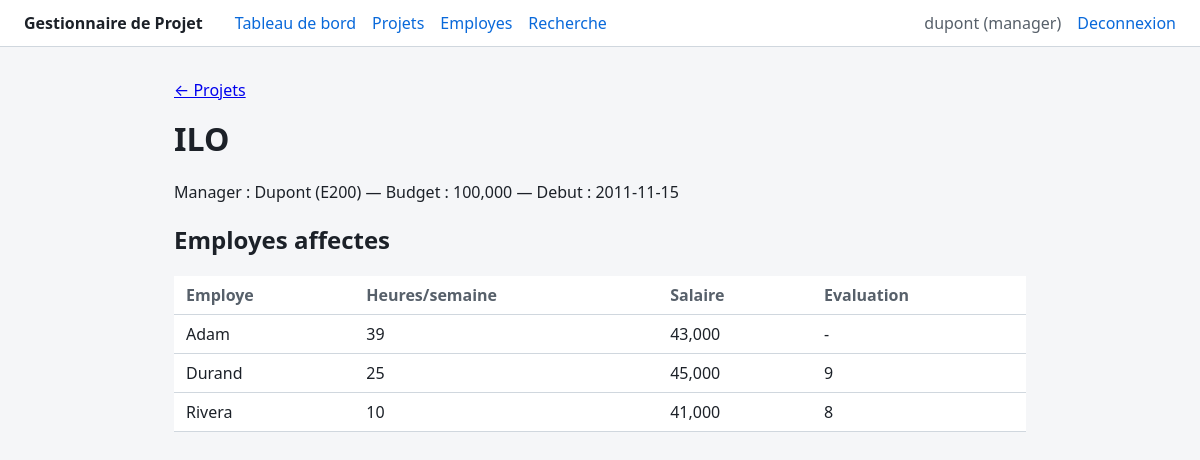
The app's page /projects/ILO (signed in) with its own data.
### tables this page shows
CREATE TABLE Utilisateur (
    idUtilisateur  INTEGER PRIMARY KEY AUTOINCREMENT,
    username       TEXT NOT NULL UNIQUE,
    motDePasseHash TEXT NOT NULL,
    idEmp          TEXT NOT NULL REFERENCES Employe(idEmp)
);

CREATE TABLE Projet (
    nomProj   TEXT PRIMARY KEY,
    mgrProj   TEXT NOT NULL REFERENCES Employe(idEmp),
    budget    INTEGER NOT NULL,
    dateDebut TEXT NOT NULL
);

CREATE TABLE Employe (
    idEmp   TEXT PRIMARY KEY,
    nomEmp  TEXT NOT NULL,
    salEmp  INTEGER NOT NULL,
    deptEmp TEXT NOT NULL REFERENCES Departement(deptEmp)
);

CREATE TABLE PerformanceEmp (
    nomProj TEXT NOT NULL REFERENCES Projet(nomProj),
    idEmp   TEXT NOT NULL REFERENCES Employe(idEmp),
    heures  INTEGER NOT NULL,
    evalEmp INTEGER,
    PRIMARY KEY (nomProj, idEmp)
);

### app.py (the view)
    @app.route("/projects/<nom_proj>")
    @login_required
    def project_detail(nom_proj):
        conn = db.get_db()
        projet = conn.execute(
            """
            SELECT p.nomProj, p.budget, p.dateDebut, m.nomEmp AS mgrNom, m.idEmp AS mgrId
            FROM Projet p JOIN Employe m ON m.idEmp = p.mgrProj
            WHERE p.nomProj = ?
            """,
            (nom_proj,),
        ).fetchone()
        if projet is None:
            abort(404)
        assignments = conn.execute(
            """
            SELECT e.idEmp, e.nomEmp, e.salEmp, p.heures, p.evalEmp
            FROM PerformanceEmp p
            JOIN Employe e ON e.idEmp = p.idEmp
            WHERE p.nomProj = ?
            ORDER BY e.nomEmp
            """,
            (nom_proj,),
        ).fetchall()
        return render_template(
            "project_detail.html",
            projet=projet,
            assignments=assignments,
            can_see_all=g.user["role"] == "manager",
            current_id_emp=g.user["idEmp"],
        )

### app.py (called while the page is built)
def create_app():
    app = Flask(__name__, instance_relative_config=True)
    app.config.from_mapping(
        SECRET_KEY=os.environ.get("FLASK_SECRET_KEY", "dev-secret-change-me"),
        DATABASE=str(BASE_DIR / "instance" / "gestion_projet.db"),
        ENABLE_VULN_DEMO=os.environ.get("ENABLE_VULN_DEMO") == "1",
    )
    Path(app.instance_path).mkdir(exist_ok=True)
    db.init_app(app)
    @app.before_request
    def load_logged_in_user():
        g.user = charger_utilisateur(session.get("user_id"))
    @app.context_processor
    def inject_vuln_flag():
        return {"vuln_demo_enabled": app.config["ENABLE_VULN_DEMO"]}
    register_routes(app)
    if app.config["ENABLE_VULN_DEMO"]:
        from demo_vulnerable import bp as vuln_bp
        app.register_blueprint(vuln_bp)
    return app

def role_de(conn, id_emp):
    row = conn.execute(
        """
        SELECT EXISTS(SELECT 1 FROM Projet      WHERE mgrProj = :id)
            OR EXISTS(SELECT 1 FROM Departement WHERE mgrEmp  = :id) AS est_manager
        """,
        {"id": id_emp},
    ).fetchone()
    return "manager" if row["est_manager"] else "employe"

def charger_utilisateur(user_id):
    if user_id is None:
        return None
    conn = db.get_db()
    row = conn.execute(
        """
        SELECT u.idUtilisateur, u.username, u.idEmp, e.nomEmp
        FROM Utilisateur u JOIN Employe e ON e.idEmp = u.idEmp
        WHERE u.idUtilisateur = ?
        """,
        (user_id,),
    ).fetchone()
    if row is None:
        session.clear()
        return None
    return {
        "id": row["idUtilisateur"],
        "username": row["username"],
        "idEmp": row["idEmp"],
        "nomEmp": row["nomEmp"],
        "role": role_de(conn, row["idEmp"]),
    }

def login_required(view):
    @wraps(view)
    def wrapped(*args, **kwargs):
        if g.user is None:
            return redirect(url_for("login"))
        return view(*args, **kwargs)
    return wrapped

### db.py (called while the page is built)
def get_db():
    if "db" not in g:
        g.db = sqlite3.connect(current_app.config["DATABASE"])
        g.db.row_factory = sqlite3.Row
        g.db.execute("PRAGMA foreign_keys = ON")
    return g.db

### templates/project_detail.html (shortened to what this page needs)
{% extends "base.html" %}
{% block content %}
  <p><a href="{{ url_for('projects') }}">&larr; Projets</a></p>
  <h1>{{ projet.nomProj }}</h1>
  <p>Manager : {{ projet.mgrNom }} ({{ projet.mgrId }}) — Budget : {{ "{:,}".format(projet.budget) }} — Debut : {{ projet.dateDebut }}</p>
  <h2>Employes affectes</h2>
  <table>
    <thead>
      <tr>
        <th>Employe</th><th>Heures/semaine</th>
        {% if can_see_all %}<th>Salaire</th>{% endif %}
        <th>Evaluation</th>
      </tr>
    </thead>
    <tbody>
      {% for a in assignments %}
        <tr>
          <td>{{ a.nomEmp }}</td>
          <td>{{ a.heures }}</td>
          {% if can_see_all %}
            <td>{{ "{:,}".format(a.salEmp) }}</td>
          {% endif %}
          <td>
            {% if can_see_all or a.idEmp == current_id_emp %}
              {{ a.evalEmp if a.evalEmp is not none else "-" }}
            {% else %}
              <span class="masked">masque</span>
            {% endif %}
          </td>
        </tr>
      {% endfor %}
    </tbody>
  </table>
{% endblock %}

### templates/base.html (shortened to what this page needs)
<!doctype html>
<html lang="fr">
<head>
  <link rel="stylesheet" href="{{ url_for('static', filename='style.css') }}">
</head>
<body>
  <header>
    <nav>
      <a class="brand" href="{{ url_for('index') }}">Gestionnaire de Projet</a>
      {% if g.user %}
        <a href="{{ url_for('dashboard') }}">Tableau de bord</a>
        <a href="{{ url_for('projects') }}">Projets</a>
        {% if g.user.role == 'manager' %}
          <a href="{{ url_for('employees') }}">Employes</a>
        {% endif %}
        <a href="{{ url_for('recherche') }}">Recherche</a>
        <span class="user-info">{{ g.user.username }} ({{ g.user.role }})</span>
        <a href="{{ url_for('logout') }}">Deconnexion</a>
      {% else %}
        <a href="{{ url_for('login') }}">Connexion</a>
      {% endif %}
    </nav>
  </header>
  <main>
    {% block content %}{% endblock %}
  </main>
</body>
</html>

### static/style.css (style rules this page uses)
:root { color-scheme: light; --bg: #f5f6f8; --fg: #1c2128; --muted: #57606a; --border: #d0d7de; --accent: #0969da; --danger-bg: #ffebe9; --danger-border: #cf222e; --danger-fg: #82071e; }
* { box-sizing: border-box; }
body { margin: 0; font-family: system-ui, -apple-system, "Segoe UI", sans-serif; background: var(--bg); color: var(--fg); }
header { background: #fff; border-bottom: 1px solid var(--border); }
nav { display: flex; align-items: center; gap: 1rem; padding: 0.75rem 1.5rem; flex-wrap: wrap; }
nav .brand { font-weight: 700; margin-right: 1rem; text-decoration: none; color: var(--fg); }
nav a { color: var(--accent); text-decoration: none; }
nav .user-info { margin-left: auto; color: var(--muted); }
main { max-width: 900px; margin: 2rem auto; padding: 0 1.5rem; }
h1 { margin-top: 0; }
table { width: 100%; border-collapse: collapse; background: #fff; }
th, td { text-align: left; padding: 0.5rem 0.75rem; border-bottom: 1px solid var(--border); }
th { color: var(--muted); font-weight: 600; }

### records on screen
Utilisateur: user.username "dupont"
Projet: nomProj "ILO", budget "100,000", dateDebut "2011-11-15"
Employe: mgrNom "Dupont", mgrId "E200"
PerformanceEmp: nomEmp "Adam", heures "39", evalEmp "-"
Employe: salEmp "43,000"
PerformanceEmp: nomEmp "Durand", heures "25", evalEmp "9"
Employe: salEmp "45,000"
PerformanceEmp: nomEmp "Rivera", heures "10", evalEmp "8"
Employe: salEmp "41,000"

### other values on screen
{{ g.user.role }} "manager"
